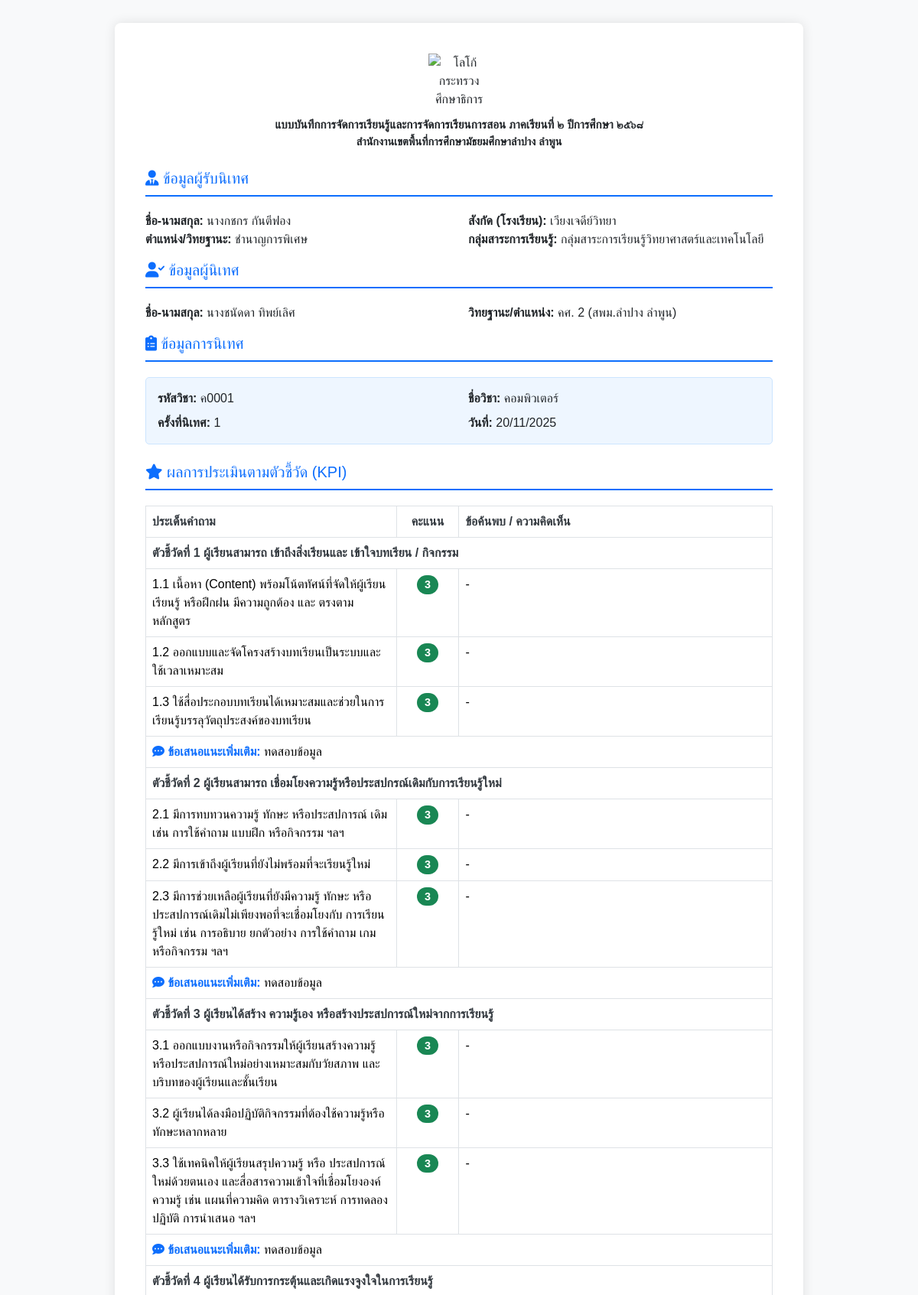
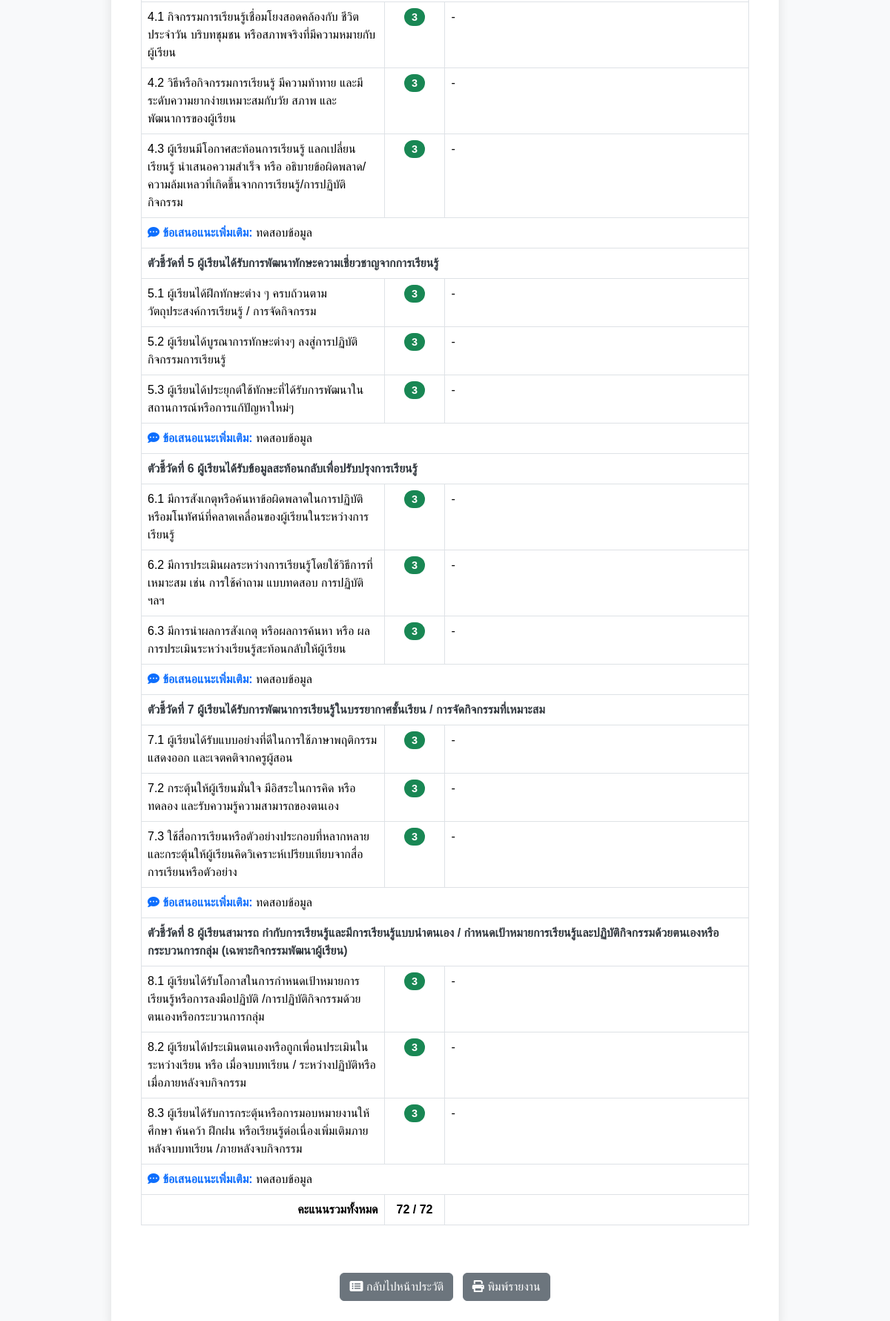
/supervision_report.php?session_id=31, run on the app's committed database (2 pictures, top to bottom).
### tables this page shows
CREATE TABLE `supervision_sessions` (
  `id` int(11) NOT NULL,
  `supervisor_p_id` varchar(13) NOT NULL COMMENT 'FK to supervisor.p_id',
  `teacher_t_pid` varchar(13) NOT NULL COMMENT 'FK to teacher.t_pid',
  `subject_code` varchar(50) DEFAULT NULL COMMENT 'รหัสวิชา',
  `subject_name` varchar(255) DEFAULT NULL COMMENT 'ชื่อวิชา',
  `inspection_time` int(2) DEFAULT NULL COMMENT 'ครั้งที่นิเทศ',
  `inspection_date` date DEFAULT NULL COMMENT 'วันที่รับการนิเทศ',
  `overall_suggestion` text DEFAULT NULL COMMENT 'ข้อเสนอแนะเพิ่มเติม',
  `supervision_date` timestamp NOT NULL DEFAULT current_timestamp(),
  `satisfaction_suggestion` text DEFAULT NULL COMMENT 'ข้อเสนอแนะจากแบบประเมินความพึงพอใจ',
  `satisfaction_submitted` tinyint(1) NOT NULL DEFAULT 0 COMMENT 'สถานะการประเมิน: 0=ยังไม่ประเมิน, 1=ประเมินแล้ว',
  `satisfaction_date` datetime DEFAULT NULL COMMENT 'วันที่ประเมินความพึงพอใจ'
);

CREATE TABLE `teacher` (
  `t_pid` varchar(255) DEFAULT NULL,
  `school_id` int(11) DEFAULT NULL,
  `prefix_id` varchar(3) DEFAULT NULL,
  `PrefixName` varchar(100) DEFAULT NULL,
  `fname` varchar(100) DEFAULT NULL,
  `lname` varchar(100) DEFAULT NULL,
  `adm_rank_id` int(11) DEFAULT NULL,
  `adm_name` varchar(100) DEFAULT NULL,
  `learning_group_id` int(3) DEFAULT NULL,
  `learning_group` varchar(255) DEFAULT NULL,
  `major_subject` varchar(255) DEFAULT NULL
);

CREATE TABLE `school` (
  `school_id` int(11) DEFAULT NULL,
  `SchoolName` varchar(255) DEFAULT NULL,
  `SchoolGroup` int(11) DEFAULT NULL
);

CREATE TABLE `supervisor` (
  `p_id` varchar(13) DEFAULT NULL,
  `office_id` varchar(3) DEFAULT NULL,
  `OfficeName` varchar(255) DEFAULT NULL,
  `prefix_id` int(11) DEFAULT NULL,
  `PrefixName` varchar(50) DEFAULT NULL,
  `fname` varchar(100) DEFAULT NULL,
  `lname` varchar(100) DEFAULT NULL,
  `position` varchar(100) DEFAULT NULL,
  `rank_id` varchar(2) DEFAULT NULL,
  `RankName` varchar(255) DEFAULT NULL
);

CREATE TABLE `kpi_answers` (
  `id` int(11) NOT NULL,
  `session_id` int(11) NOT NULL COMMENT 'FK to supervision_sessions.id',
  `question_id` int(11) NOT NULL COMMENT 'FK to kpi_questions.id',
  `rating_score` int(1) DEFAULT NULL,
  `comment` text DEFAULT NULL
);

CREATE TABLE `kpi_questions` (
  `id` int(11) NOT NULL,
  `indicator_id` int(11) NOT NULL COMMENT 'FK อ้างอิงถึงตาราง kpi_indicators',
  `question_text` text NOT NULL COMMENT 'ข้อความคำถาม',
  `display_order` int(11) NOT NULL DEFAULT 0 COMMENT 'ลำดับการแสดงผลของคำถามในตัวชี้วัดนั้นๆ'
);

### supervision_report.php (the view, shortened to what this page needs)
<?php
require_once 'config/db_connect.php';
$session_id = intval($_REQUEST['session_id']);
$sql_info = "SELECT
                ss.*,
                /* ข้อมูลครู */
                t.PrefixName AS t_prefix, t.fname AS t_fname, t.lname AS t_lname,
                t.t_pid, t.adm_name AS t_position, vtcg.core_learning_group AS learning_group,
                s_school.SchoolName AS t_school,
                /* ข้อมูลผู้นิเทศ */
                sp.PrefixName AS s_prefix, sp.fname AS s_fname, sp.lname AS s_lname,
                sp.p_id AS s_pid, sp.RankName AS s_rank, sp.OfficeName AS s_office
            FROM supervision_sessions ss
            LEFT JOIN teacher t ON ss.teacher_t_pid = t.t_pid
            LEFT JOIN view_teacher_core_groups vtcg ON t.t_pid = vtcg.t_pid
            LEFT JOIN school s_school ON t.school_id = s_school.school_id
            LEFT JOIN supervisor sp ON ss.supervisor_p_id = sp.p_id
            WHERE ss.id = ?";
$stmt = $conn->prepare($sql_info);
$stmt->bind_param("i", $session_id);
$stmt->execute();
$result_info = $stmt->get_result();
$info = $result_info->fetch_assoc();
$sql_answers = "SELECT
                    q.question_text,
                    ans.rating_score,
                    ans.comment,
                    ind.title AS indicator_title,
                    ind.id AS indicator_id
                FROM kpi_answers ans
                JOIN kpi_questions q ON ans.question_id = q.id
                JOIN kpi_indicators ind ON q.indicator_id = ind.id
                WHERE ans.session_id = ?
                ORDER BY ind.display_order, q.display_order";
$stmt_ans = $conn->prepare($sql_answers);
$stmt_ans->bind_param("i", $session_id);
$stmt_ans->execute();
$result_ans = $stmt_ans->get_result();
$kpi_data = [];
$total_score = 0;
$count_questions = 0;
while ($row = $result_ans->fetch_assoc()) {
    $kpi_data[$row['indicator_id']]['title'] = $row['indicator_title'];
    $kpi_data[$row['indicator_id']]['questions'][] = $row;
    $total_score += $row['rating_score'];
    $count_questions++;
}
$sql_sugg = "SELECT indicator_id, suggestion_text FROM kpi_indicator_suggestions WHERE session_id = ?";
$stmt_sugg = $conn->prepare($sql_sugg);
$stmt_sugg->bind_param("i", $session_id);
$stmt_sugg->execute();
$result_sugg = $stmt_sugg->get_result();
$suggestions = [];
while ($row = $result_sugg->fetch_assoc()) {
    $suggestions[$row['indicator_id']] = $row['suggestion_text'];
}
?>
<!DOCTYPE html>
<html lang="th">
<head>
    <link href="https://cdn.jsdelivr.net/npm/bootstrap@5.3.3/dist/css/bootstrap.min.css" rel="stylesheet">
    <link rel="stylesheet" href="https://cdnjs.cloudflare.com/ajax/libs/font-awesome/6.0.0/css/all.min.css">
    <link rel="stylesheet" href="css/report_style.css"> </head>
<body>
    <div class="container">
        <div class="report-container" style="position: relative;">
            <div class="text-center mb-5" style="margin-bottom: 25px !important;">
                <img src="images/logo.png" alt="โลโก้กระทรวงศึกษาธิการ" style="max-width: 80px; margin-bottom: 10px;">
                <p style="margin-bottom: 0; font-weight: bold; font-size: 0.95rem;">แบบบันทึกการจัดการเรียนรู้และการจัดการเรียนการสอน ภาคเรียนที่ ๒ ปีการศึกษา ๒๕๖๘</p>
                <p style="margin-bottom: 0; font-weight: bold; font-size: 0.9rem;">สำนักงานเขตพื้นที่การศึกษามัธยมศึกษาลำปาง ลำพูน</p>
            </div>
            <h5 class="header-title"><i class="fas fa-user-tie"></i> ข้อมูลผู้รับนิเทศ</h5>
            <div class="row mb-3">
                <div class="col-6">
                    <strong>ชื่อ-นามสกุล:</strong> <?php echo $info['t_prefix'] . $info['t_fname'] . ' ' . $info['t_lname']; ?>
                </div>
                <div class="col-6">
                    <strong>สังกัด (โรงเรียน):</strong> <?php echo $info['t_school']; ?>
                </div>
                <div class="col-6">
                    <strong>ตำแหน่ง/วิทยฐานะ:</strong> <?php echo $info['t_position']; ?>
                </div>
                <div class="col-6">
                    <strong>กลุ่มสาระการเรียนรู้:</strong> <?php echo $info['learning_group'] ?? '-'; ?>
                </div>
            </div>
            <h5 class="header-title"><i class="fas fa-user-check"></i> ข้อมูลผู้นิเทศ</h5>
            <div class="row mb-3">
                <div class="col-6">
                    <strong>ชื่อ-นามสกุล:</strong> <?php echo $info['s_prefix'] . $info['s_fname'] . ' ' . $info['s_lname']; ?>
                </div>
                <div class="col-6">
                    <strong>วิทยฐานะ/ตำแหน่ง:</strong> <?php echo $info['s_rank']; ?> (<?php echo $info['s_office']; ?>)
                </div>
            </div>
            <h5 class="header-title"><i class="fas fa-clipboard-list"></i> ข้อมูลการนิเทศ</h5>
            <div class="info-box">
                <div class="row">
                    <div class="col-6"><strong>รหัสวิชา:</strong> <?php echo $info['subject_code']; ?></div>
                    <div class="col-6"><strong>ชื่อวิชา:</strong> <?php echo $info['subject_name']; ?></div>
                </div>
                <div class="row mt-2"> <div class="col-6"><strong>ครั้งที่นิเทศ:</strong> <?php echo $info['inspection_time']; ?></div>
                    <div class="col-6"><strong>วันที่:</strong> <?php echo date('d/m/Y', strtotime($info['supervision_date'])); ?></div>
                </div>
            </div>
            <h5 class="header-title mt-4"><i class="fas fa-star"></i> ผลการประเมินตามตัวชี้วัด (KPI)</h5>
            <div class="table-responsive">
                <table class="table table-bordered table-kpi">
                    <thead>
                        <tr>
                            <th style="width: 40%;">ประเด็นคำถาม</th>
                            <th style="width: 10%; text-align: center;">คะแนน</th>
                            <th style="width: 50%;">ข้อค้นพบ / ความคิดเห็น</th>
                        </tr>
                    </thead>
                    <?php foreach ($kpi_data as $ind_id => $data): ?>
                        <tbody style="page-break-inside: avoid;">
                            <tr class="indicator-title-row">
                                <td colspan="3"><?php echo $data['title']; ?></td>
                            </tr>
                            <?php foreach ($data['questions'] as $q): ?>
                                <tr>
                                    <td><?php echo $q['question_text']; ?></td>
                                    <td class="text-center">
                                        <?php
                                        $score = $q['rating_score'];
                                        $class = 'badge-2';
                                        if ($score == 3) $class = 'badge-3';
                                        elseif ($score == 1) $class = 'badge-1';
                                        elseif ($score == 0) $class = 'badge-0';
                                        ?>
                                        <span class="badge score-badge <?php echo $class; ?>"><?php echo htmlspecialchars($score); ?></span>
                                    </td>
                                    <td><?php echo !empty($q['comment']) ? nl2br(htmlspecialchars($q['comment'])) : '-'; ?></td>
                                </tr>
                            <?php endforeach; ?>
                            <?php if (isset($suggestions[$ind_id]) && !empty($suggestions[$ind_id])): ?>
                                <tr>
                                    <td colspan="3" class="kpi-suggestion-cell">
                                        <i class="fas fa-comment-dots"></i> <strong>ข้อเสนอแนะเพิ่มเติม:</strong>
                                        <?php echo nl2br(htmlspecialchars($suggestions[$ind_id])); ?>
                                    </td>
                                </tr>
                            <?php endif; ?>
                        </tbody>
                    <?php endforeach; ?>
                    <tbody>
                        <tr style="background-color: white;">
                            <td class="text-end"><strong>คะแนนรวมทั้งหมด</strong></td>
                            <td class="text-center fw-bold"><?php echo $total_score; ?> / <?php echo $count_questions * 3; ?></td>
                            <td></td>
                        </tr>
                    </tbody>
                </table>
            </div>
            <div class="text-center mt-5 no-print">
                <a href="history.php" class="btn btn-secondary me-2"><i class="fas fa-list-alt"></i> กลับไปหน้าประวัติ</a>
                <button onclick="window.print()" class="btn btn-secondary"><i class="fas fa-print"></i> พิมพ์รายงาน</button>
            </div>
        </div>
    </div>
</body>
</html>

### css/report_style.css (style rules this page uses)
body { background-color: #f8f9fa; font-family: 'Sarabun', sans-serif; }
.report-container { max-width: 900px; margin: 30px auto; background: #fff; padding: 40px; box-shadow: 0 0 15px rgba(0, 0, 0, 0.1); border-radius: 8px; }
.header-title { color: #0d6efd; border-bottom: 2px solid #0d6efd; padding-bottom: 10px; margin-bottom: 20px; }
.info-box { background-color: #eef6ff; padding: 15px; border-radius: 5px; margin-bottom: 20px; border: 1px solid #cce5ff; }
.table-kpi thead { background-color: white; }
.table-kpi th { background-color: white !important; color: #343a40 !important; }
.indicator-title-row td { background-color: white !important; color: #343a40 !important; font-weight: bold; }
.kpi-suggestion-cell { background-color: white !important; color: #000000 !important; }
.kpi-suggestion-cell strong { color: #0d6efd !important; }
.kpi-suggestion-cell i { color: #0d6efd !important; }
.table-kpi tbody tr { background-color: white; }
.score-badge { font-size: 0.9rem; padding: 5px 10px; border-radius: 20px; }
.badge-3 { background-color: #198754; color: white; }

### data on the page
supervision_sessions: teacher.PrefixName "นาง", teacher.fname "กชกร", teacher.lname "กันตีฟอง", school.SchoolName "เวียงเจดีย์วิทยา", teacher.adm_name "ชำนาญการพิเศษ", supervisor.PrefixName "นาง", supervisor.fname "ชนัดดา", supervisor.lname "ทิพย์เลิศ", supervisor.RankName "คศ. 2", supervisor.OfficeName "สพม.ลำปาง ลำพูน", subject_code "ค0001", subject_name "คอมพิวเตอร์", inspection_time "1", supervision_date "20/11/2025"
kpi_answers: kpi_questions.question_text "1.1 เนื้อหา (Content) พร้อมโน้ตทัศน์ที่จัดให้ผู้เรียนเรียนรู้ หรือฝึกฝน มีความถูกต้อง และ ตรงตามหลักสูตร", rating_score "3", comment "-"
kpi_answers: kpi_questions.question_text "1.2 ออกแบบและจัดโครงสร้างบทเรียนเป็นระบบและใช้เวลาเหมาะสม", rating_score "3", comment "-"
kpi_answers: kpi_questions.question_text "1.3 ใช้สื่อประกอบบทเรียนได้เหมาะสมและช่วยในการเรียนรู้บรรลุวัตถุประสงค์ของบทเรียน", rating_score "3", comment "-"
kpi_answers: kpi_questions.question_text "2.1 มีการทบทวนความรู้ ทักษะ หรือประสปการณ์ เดิม เช่น การใช้คำถาม แบบฝึก หรือกิจกรรม ฯลฯ", rating_score "3", comment "-"
kpi_answers: kpi_questions.question_text "2.2 มีการเข้าถึงผู้เรียนที่ยังไม่พร้อมที่จะเรียนรู้ใหม่", rating_score "3", comment "-"
kpi_answers: kpi_questions.question_text "2.3 มีการช่วยเหลือผู้เรียนที่ยังมีความรู้ ทักษะ หรือ ประสปการณ์เดิมไม่เพียงพอที่จะเชื่อมโยงกับ การเรียนรู้ใหม่ เช่น การอธิบาย ยกตัวอย่าง การใช้คำถาม เกม หรือกิจกรรม ฯลฯ", rating_score "3", comment "-"
kpi_answers: kpi_questions.question_text "3.1 ออกแบบงานหรือกิจกรรมให้ผู้เรียนสร้างความรู้หรือประสปการณ์ใหม่อย่างเหมาะสมกับวัยสภาพ และบริบทของผู้เรียนและชั้นเรียน", rating_score "3", comment "-"
kpi_answers: kpi_questions.question_text "3.2 ผู้เรียนได้ลงมือปฏิบัติกิจกรรมที่ต้องใช้ความรู้หรือทักษะหลากหลาย", rating_score "3", comment "-"
kpi_answers: kpi_questions.question_text "3.3 ใช้เทคนิคให้ผู้เรียนสรุปความรู้ หรือ ประสปการณ์ใหม่ด้วยตนเอง และสื่อสารความเข้าใจที่เชื่อมโยงองค์ความรู้ เช่น แผนที่ความคิด ตารางวิเคราะห์ การทดลองปฏิบัติ การนำเสนอ ฯลฯ", rating_score "3", comment "-"
kpi_answers: kpi_questions.question_text "4.1 กิจกรรมการเรียนรู้เชื่อมโยงสอดคล้องกับ ชีวิตประจำวัน บริบทชุมชน หรือสภาพจริงที่มีความหมายกับผู้เรียน", rating_score "3", comment "-"
kpi_answers: kpi_questions.question_text "4.2 วิธีหรือกิจกรรมการเรียนรู้ มีความท้าทาย และมีระดับความยากง่ายเหมาะสมกับวัย สภาพ และพัฒนาการของผู้เรียน", rating_score "3", comment "-"
kpi_answers: kpi_questions.question_text "4.3 ผู้เรียนมีโอกาศสะท้อนการเรียนรู้ แลกเปลี่ยน เรียนรู้ นำเสนอความสำเร็จ หรือ อธิบายข้อผิดพลาด/ความล้มเหลวที่เกิดขึ้นจากการเรียนรู้/การปฏิบัติกิจกรรม", rating_score "3", comment "-"
kpi_answers: kpi_questions.question_text "5.1 ผู้เรียนได้ฝึกทักษะต่าง ๆ ครบถ้วนตามวัตถุประสงค์การเรียนรู้ / การจัดกิจกรรม", rating_score "3", comment "-"
kpi_answers: kpi_questions.question_text "5.2 ผู้เรียนได้บูรณาการทักษะต่างๆ ลงสู่การปฏิบัติกิจกรรมการเรียนรู้", rating_score "3", comment "-"
kpi_answers: kpi_questions.question_text "5.3 ผู้เรียนได้ประยุกต์ใช้ทักษะที่ได้รับการพัฒนาในสถานการณ์หรือการแก้ปัญหาใหม่ๆ", rating_score "3", comment "-"
kpi_answers: kpi_questions.question_text "6.1 มีการสังเกตุหรือค้นหาข้อผิดพลาดในการปฏิบัติหรือมโนทัศน์ที่คลาดเคลื่อนของผู้เรียนในระหว่างการเรียนรู้", rating_score "3", comment "-"
kpi_answers: kpi_questions.question_text "6.2 มีการประเมินผลระหว่างการเรียนรู้โดยใช้วิธีการที่เหมาะสม เช่น การใช้คำถาม แบบทดสอบ การปฏิบัติ ฯลฯ", rating_score "3", comment "-"
kpi_answers: kpi_questions.question_text "6.3 มีการนำผลการสังเกตุ หรือผลการค้นหา หรือ ผลการประเมินระหว่างเรียนรู้สะท้อนกลับให้ผู้เรียน", rating_score "3", comment "-"
kpi_answers: kpi_questions.question_text "7.1 ผู้เรียนได้รับแบบอย่างที่ดีในการใช้ภาษาพฤติกรรมแสดงออก และเจตคติจากครูผู้สอน", rating_score "3", comment "-"
kpi_answers: kpi_questions.question_text "7.2 กระตุ้นให้ผู้เรียนมั่นใจ มีอิสระในการคิด หรือ ทดลอง และรับความรู้ความสามารถของตนเอง", rating_score "3", comment "-"
kpi_answers: kpi_questions.question_text "7.3 ใช้สื่อการเรียนหรือตัวอย่างประกอบที่หลากหลาย และกระตุ้นให้ผู้เรียนคิดวิเคราะห์เปรียบเทียบจากสื่อการเรียนหรือตัวอย่าง", rating_score "3", comment "-"
kpi_answers: kpi_questions.question_text "8.1 ผู้เรียนได้รับโอกาสในการกำหนดเป้าหมายการเรียนรู้หรือการลงมือปฏิบัติ /การปฏิบัติกิจกรรมด้วยตนเองหรือกระบวนการกลุ่ม", rating_score "3", comment "-"
kpi_answers: kpi_questions.question_text "8.2 ผู้เรียนได้ประเมินตนเองหรือถูกเพื่อนประเมินในระหว่างเรียน หรือ เมื่อจบบทเรียน / ระหว่างปฏิบัติหรือเมื่อภายหลังจบกิจกรรม", rating_score "3", comment "-"
kpi_answers: kpi_questions.question_text "8.3 ผู้เรียนได้รับการกระตุ้นหรือการมอบหมายงานให้ศึกษา ค้นคว้า ฝึกฝน หรือเรียนรู้ต่อเนื่องเพิ่มเติมภายหลังจบบทเรียน /ภายหลังจบกิจกรรม", rating_score "3", comment "-"

### other printed values
$info['learning_group'] "กลุ่มสาระการเรียนรู้วิทยาศาสตร์และเทคโนโลยี"
$data['title'] "ตัวชี้วัดที่ 1 ผู้เรียนสามารถ เข้าถึงสิ่งเรียนและ เข้าใจบทเรียน / กิจกรรม"
$suggestions[$ind_id] "ทดสอบข้อมูล"
$data['title'] "ตัวชี้วัดที่ 2 ผู้เรียนสามารถ เชื่อมโยงความรู้หรือประสปกรณ์เดิมกับการเรียนรู้ใหม่"
$data['title'] "ตัวชี้วัดที่ 3 ผู้เรียนได้สร้าง ความรู้เอง หรือสร้างประสปการณ์ใหม่จากการเรียนรู้"
$data['title'] "ตัวชี้วัดที่ 4 ผู้เรียนได้รับการกระตุ้นและเกิดแรงจูงใจในการเรียนรู้"
$data['title'] "ตัวชี้วัดที่ 5 ผู้เรียนได้รับการพัฒนาทักษะความเชี่ยวชาญจากการเรียนรู้"
$data['title'] "ตัวชี้วัดที่ 6 ผู้เรียนได้รับข้อมูลสะท้อนกลับเพื่อปรับปรุงการเรียนรู้"
$data['title'] "ตัวชี้วัดที่ 7 ผู้เรียนได้รับการพัฒนาการเรียนรู้ในบรรยากาศชั้นเรียน / การจัดกิจกรรมที่เหมาะสม"
$data['title'] "ตัวชี้วัดที่ 8 ผู้เรียนสามารถ กำกับการเรียนรู้และมีการเรียนรู้แบบนำตนเอง / กำหนดเป้าหมายการเรียนรู้และปฏิบัติกิจกรรมด้วยตนเองหรือกระบวนการกลุ่ม (เฉพาะกิจกรรมพัฒนาผู้เรียน)"
$total_score "72"
$count_questions * 3 "72"
